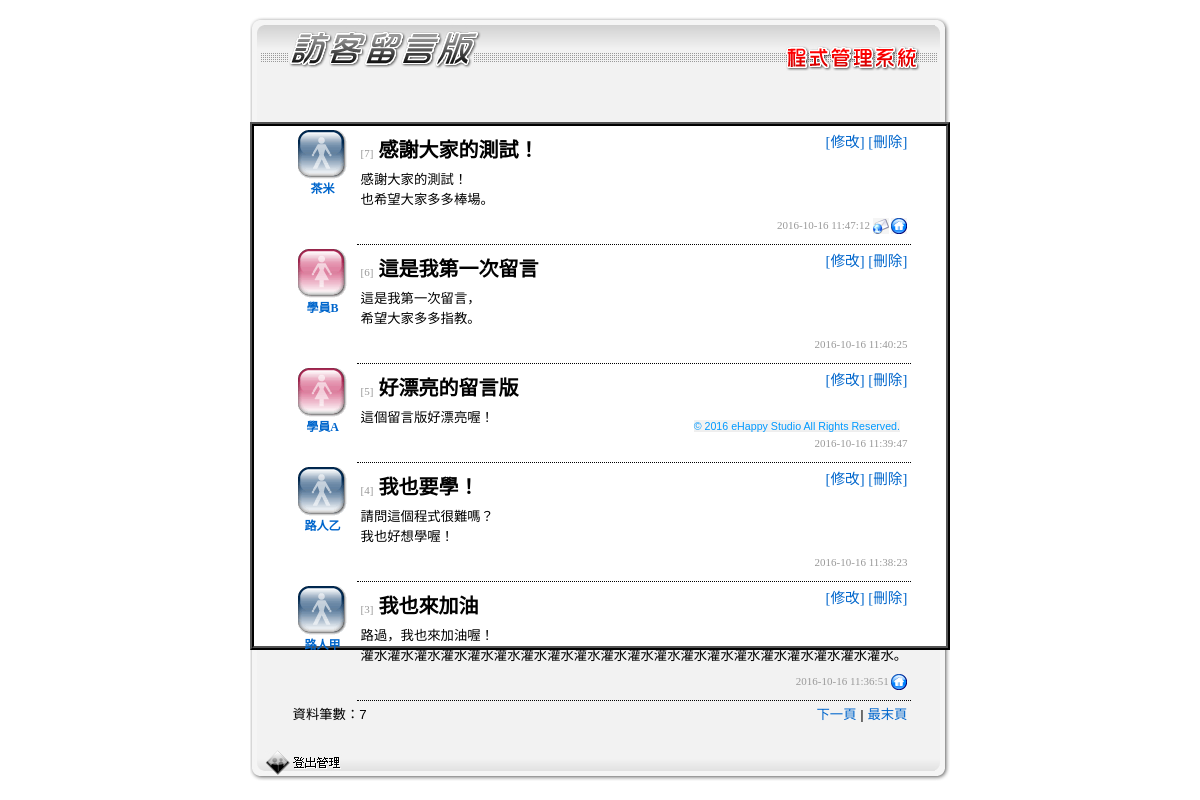
/admin.php (signed in), run on the app's committed database.
### tables this page shows
CREATE TABLE `board` (
  `boardid` int(11) UNSIGNED NOT NULL,
  `boardname` varchar(50) DEFAULT NULL,
  `boardsex` enum('男','女') DEFAULT '男',
  `boardsubject` varchar(100) DEFAULT NULL,
  `boardtime` datetime DEFAULT NULL,
  `boardmail` varchar(100) DEFAULT NULL,
  `boardweb` varchar(100) DEFAULT NULL,
  `boardcontent` text
);

### admin.php (the view, shortened to what this page needs)
<?php
require_once("connMysql.php");
$pageRow_records = 5;
$num_pages = 1;
$startRow_records = ($num_pages -1) * $pageRow_records;
$query_RecBoard = "SELECT * FROM board ORDER BY boardtime DESC";
$query_limit_RecBoard = $query_RecBoard." LIMIT {$startRow_records}, {$pageRow_records}";
$RecBoard = $db_link->query($query_limit_RecBoard);
$all_RecBoard = $db_link->query($query_RecBoard);
$total_records = $all_RecBoard->num_rows;
$total_pages = ceil($total_records/$pageRow_records);
?>
<html>
<head>
<link href="style.css" rel="stylesheet" type="text/css">
</head>
<body bgcolor="#ffffff">
<table width="700" border="0" align="center" cellpadding="0" cellspacing="0">
  <tr>
    <td><table align="left" border="0" cellpadding="0" cellspacing="0" width="700">
        <tr>
          <td background="images/admin_topbg.jpg"><img name="admin_r1_c1" src="images/admin_r1_c1.jpg" width="465" height="36" border="0" alt=""></td>
          <td width="15"><img name="admin_r1_c8" src="images/admin_r1_c8.jpg" width="15" height="36" border="0" alt=""></td>
        </tr>
    </table></td>
  </tr>
  <tr>
    <td><img name="admin_r2_c1" src="images/admin_r2_c1.jpg" width="700" height="28" border="0" alt=""></td>
  </tr>
  <tr>
    <td background="images/admin_r3_c1.jpg"><div id="mainRegion">
        <?php	while($row_RecBoard=$RecBoard->fetch_assoc()){ ?>
        <table width="90%" border="0" align="center" cellpadding="4" cellspacing="0">
          <tr valign="top" class="underline">
            <td width="60" align="center"><?php if($row_RecBoard["boardsex"]=="男"){;?>
              <img src="images/male.gif" alt="我是男生" width="49" height="49">
              <?php }else{?>
              <img src="images/female.gif" alt="我是女生" width="49" height="49">
              <?php }?>
              <br>
              <span class="postname"><?php echo $row_RecBoard["boardname"];?></span></td>
            <td class="underline">
              <span class="smalltext">[<?php echo $row_RecBoard["boardid"];?>]</span><span class="heading"> <?php echo $row_RecBoard["boardsubject"];?></span>
              <div class="actiondiv"><a href="adminfix.php?id=<?php echo $row_RecBoard["boardid"];?>">[修改]</a>&nbsp;<a href="admindel.php?id=<?php echo $row_RecBoard["boardid"];?>">[刪除]</a></div>
              <p><?php echo nl2br($row_RecBoard["boardcontent"]);?></p>
              <p align="right" class="smalltext"><?php echo $row_RecBoard["boardtime"];?>
                <?php if($row_RecBoard["boardmail"]!=""){?>
                <a href="mailto:<?php echo $row_RecBoard["boardmail"];?>"><img src="images/email-a.png" alt="電子郵件" width="16" height="16" border="0" align="absmiddle"></a>
                <?php }?>
                <?php if($row_RecBoard["boardweb"]!=""){?>
                <a href="<?php echo $row_RecBoard["boardweb"];?>"><img src="images/home-a.png" alt="個人網站" width="16" height="16" border="0" align="absmiddle"></a>
                <?php }?>
              </p></td>
          </tr>
        </table>
        <?php }?>
        <table width="90%" border="0" align="center" cellpadding="4" cellspacing="0">
          <tr>
            <td valign="middle"><p>資料筆數：<?php echo $total_records;?></p></td>
            <td align="right"><p>
                <?php if ($num_pages < $total_pages) {  ?>
                <a href="?page=<?php echo $num_pages+1;?>">下一頁</a> | <a href="?page=<?php echo $total_pages;?>">最末頁</a>
                <?php }?>
              </p></td>
          </tr>
        </table>
      </div></td>
  </tr>
  <tr>
    <td><table align="left" border="0" cellpadding="0" cellspacing="0" width="700">
        <tr>
          <td width="15"><img name="admin_r4_c1" src="images/admin_r4_c1.jpg" width="15" height="31" border="0" alt=""></td>
          <td background="images/admin_botbg.jpg"><a href="?logout=true"><img name="admin_r4_c2" src="images/logout.jpg" width="77" height="31" border="0" alt="登出管理"></a></td>
          <td align="right" valign="top" background="images/admin_botbg.jpg" class="trademark">© 2016 eHappy Studio All Rights Reserved. </td>
          <td width="15"><img name="admin_r4_c8" src="images/admin_r4_c8.jpg" width="15" height="31" border="0" alt=""></td>
        </tr>
      </table></td>
  </tr>
</table>
</body>
</html>

### style.css (style rules this page uses)
body { background-color: #ffffff; }
#mainRegion { height:520px; margin-top: 50px; margin-bottom: 100px; background-color: white; border: ridge black ; border-width: 4px; }
#mainRegion p { font-family: Verdana, Arial, Helvetica, sans-serif; font-size: 10pt; line-height: 20px; margin-top: 0px; margin-bottom: 5px; }
#mainRegion .postname { font-size: 9pt; font-weight: bold; color: #0066CC; }
.heading { font-family: "微軟正黑體"; font-size: 15pt; color: #010101; line-height: 200%; font-weight: bolder; }
#mainRegion .smalltext { font-size: 11px; color: #999999; font-family: Georgia, "Times New Roman", Times, serif; vertical-align: middle; }
#mainRegion .actiondiv { float: right; font-size: 11pt; font-family: "微軟正黑體"; }
#mainRegion a { text-decoration: none; }
#mainRegion a:link { color: #0066CC; }
.trademark { font-family: Verdana, Arial, Helvetica, sans-serif; font-size: 8pt; color: #0099FF; position:absolute; top: 420px; right: 300px; }
.underline { border-bottom-width: 1px; border-bottom-style: dotted; border-bottom-color: #000; }

### data on the page
board: boardname "茶米", boardid "7", boardsubject "感謝大家的測試！", boardcontent "感謝大家的測試！ 也希望大家多多棒場。", boardtime "2016-10-16 11:47:12"
board: boardname "學員B", boardid "6", boardsubject "這是我第一次留言", boardcontent "這是我第一次留言， 希望大家多多指教。", boardtime "2016-10-16 11:40:25"
board: boardname "學員A", boardid "5", boardsubject "好漂亮的留言版", boardcontent "這個留言版好漂亮喔！", boardtime "2016-10-16 11:39:47"
board: boardname "路人乙", boardid "4", boardsubject "我也要學！", boardcontent "請問這個程式很難嗎？ 我也好想學喔！", boardtime "2016-10-16 11:38:23"
board: boardname "路人甲", boardid "3", boardsubject "我也來加油", boardcontent "路過，我也來加油喔！ 灌水灌水灌水灌水灌水灌水灌水灌水灌水灌水灌水灌水灌水灌水灌水灌水灌水灌水灌水灌水。", boardtime "2016-10-16 11:36:51"

### other printed values
$total_records "7"
